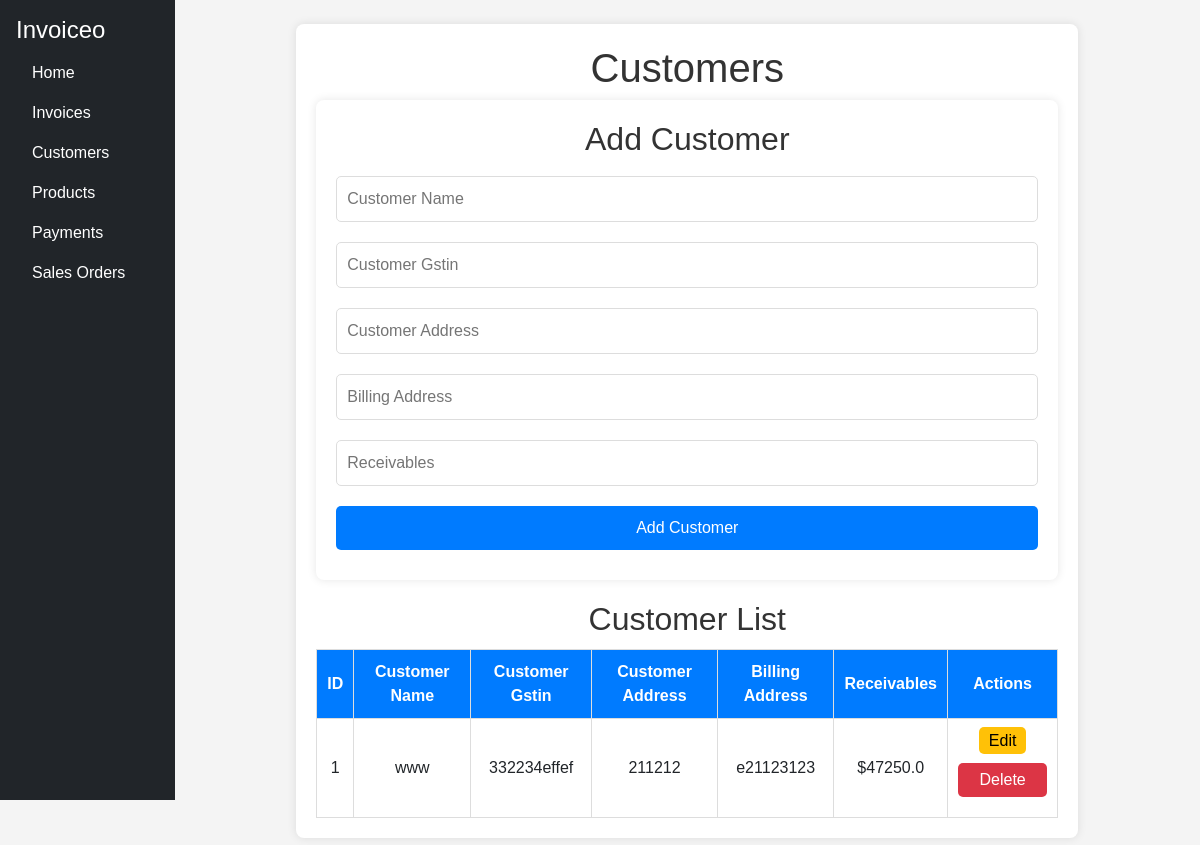
The page /customers on the database as committed earlier.
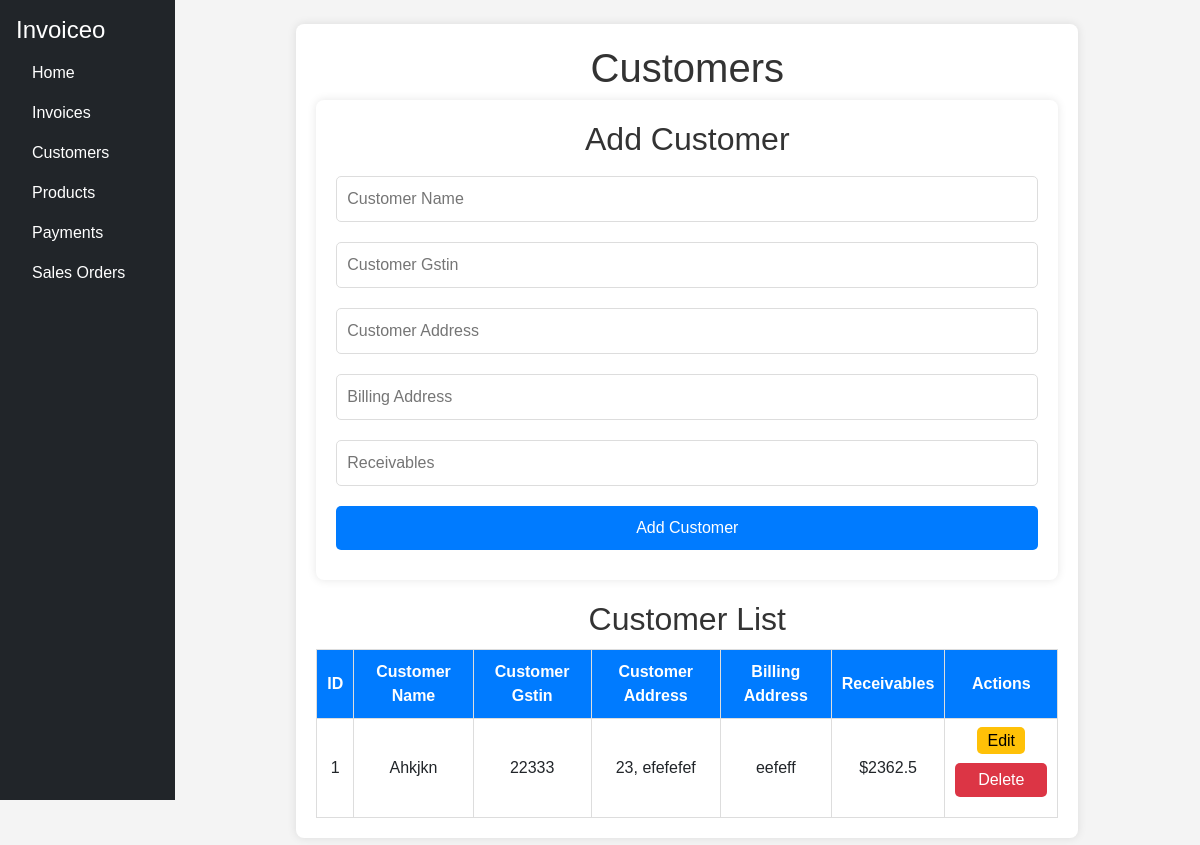
The same page on the database as committed later.
### app.py (models this page shows)
class Customer(db.Model):
    id = db.Column(db.Integer, primary_key=True)
    customer_name = db.Column(db.String(100), nullable=False)
    customer_gstin = db.Column(db.String(15), nullable=False)
    customer_address = db.Column(db.String(300), nullable=False)
    billing_address = db.Column(db.String(300), nullable=False)
    receivables = db.Column(db.Float, default=0.0)

### app.py (the view)
@app.route('/customers', methods=['GET'])
def customers():
    all_customers = Customer.query.all()
    return render_template('customers.html', customers=all_customers)

### templates/customers.html
{% extends 'base.html' %}
{% block content %}
<link rel="stylesheet" href="{{ url_for('static', filename='customers.css') }}">
<div class="container">
    <h1>Customers</h1>
    <div class="form-container">
        <h2>Add Customer</h2>
        <form action="/add_customer" method="POST">
            <input type="text" name="customer_name" placeholder="Customer Name" required>
            <input type="text" name="customer_gstin" placeholder="Customer Gstin" required>
            <input type="text" name="customer_address" placeholder="Customer Address" required>
            <input type="text" name="billing_address" placeholder="Billing Address" required>
            <input type="number" name="receivables" placeholder="Receivables" required>
            <button type="submit">Add Customer</button>
        </form>
    </div>
    <div class="table-container">
        <h2>Customer List</h2>
        <table>
            <tr>
                <th>ID</th>
                <th>Customer Name</th>
                <th>Customer Gstin</th>
                <th>Customer Address</th>
                <th>Billing Address</th>
                <th>Receivables</th>
                <th>Actions</th>
            </tr>
            {% for customer in customers %}
            <tr>
                <td>{{ customer.id }}</td>
                <td>{{ customer.customer_name }}</td>
                <td>{{ customer.customer_gstin }}</td>
                <td>{{ customer.customer_address }}</td>
                <td>{{ customer.billing_address }}</td>
                <td>${{ customer.receivables }}</td>
                <td>
                    <a class="edit-btn" href="{{ url_for('edit_customer', id=customer.id) }}">Edit</a>
                    <form action="{{ url_for('delete_customer', id=customer.id) }}" method="POST" class="delete-form">
                        <button type="submit" onclick="return confirm('Are you sure?')">Delete</button>
                    </form>
                </td>
            </tr>
            {% endfor %}
        </table>
    </div>
</div>
{% endblock %}

Rows that differ between the two databases and show on the page:
changed Customer id 1: customer_name "www" → "Ahkjkn"; customer_gstin "332234effef" → "22333"; customer_address "211212" → "23, efefefef"; billing_address "e21123123" → "eefeff"; receivables "47250.0" → "2362.5"
